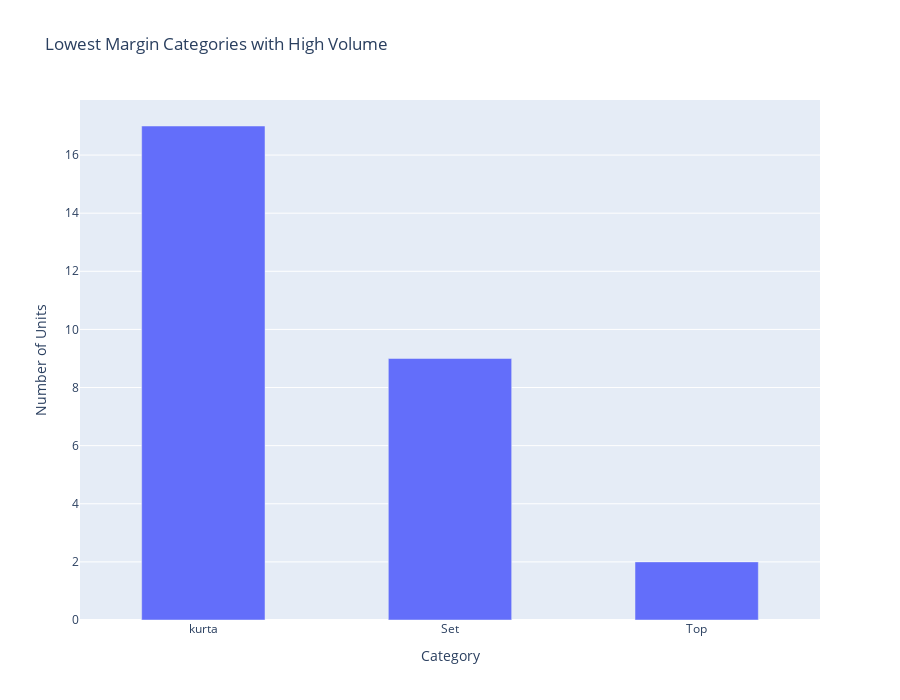

Notebook cell for this chart:
### Code cell
category_counts = amazon_risky_products['category'].value_counts().sort_values(ascending=False)
category_df = category_counts.reset_index()
category_df.columns = ['category', 'count']

fig_2 = px.bar(category_df, x='category', y='count',
               title='Lowest Margin Categories with High Volume',
               labels={"category": "Category", "count": "Number of Units"})

fig_2.update_layout(width=900, height=700)
fig_2.update_traces(width=0.5) 

fig_2.show()

### Figure 1 — Plotly figure (JSON) as saved in the notebook; plotly's stock layout.template omitted (floating-point values rounded to 4 significant figures)
{"data": [{"alignmentgroup": "True", "hovertemplate": "Category=%{x}<br>Number of Units=%{y}<extra></extra>", "legendgroup": "", "marker": {"color": "#636efa", "pattern": {"shape": ""}}, "name": "", "offsetgroup": "", "orientation": "v", "showlegend": false, "textposition": "auto", "type": "bar", "width": 0.5, "x": ["kurta", "Set", "Top"], "xaxis": "x", "y": [17, 9, 2], "yaxis": "y"}], "layout": {"barmode": "relative", "height": 700, "legend": {"tracegroupgap": 0}, "title": {"text": "Lowest Margin Categories with High Volume"}, "width": 900, "xaxis": {"anchor": "y", "domain": [0, 1], "title": {"text": "Category"}}, "yaxis": {"anchor": "x", "domain": [0, 1], "title": {"text": "Number of Units"}}}}
